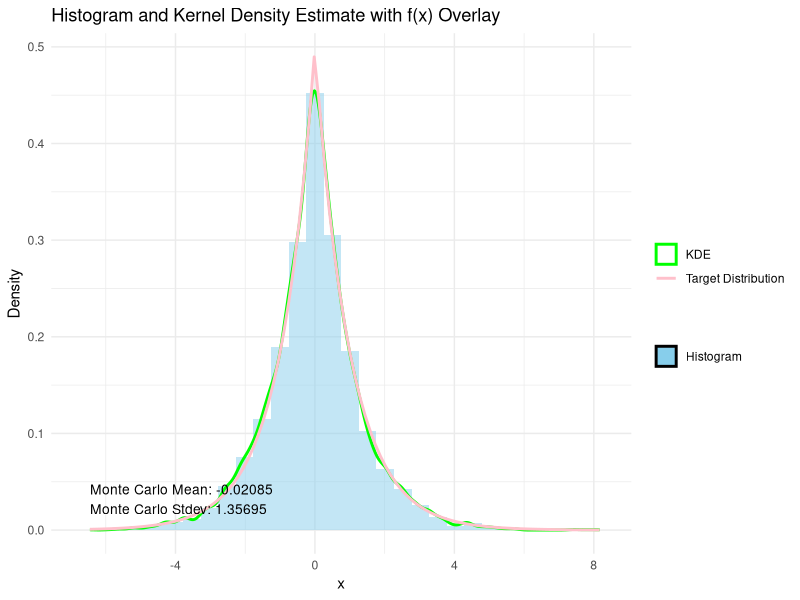
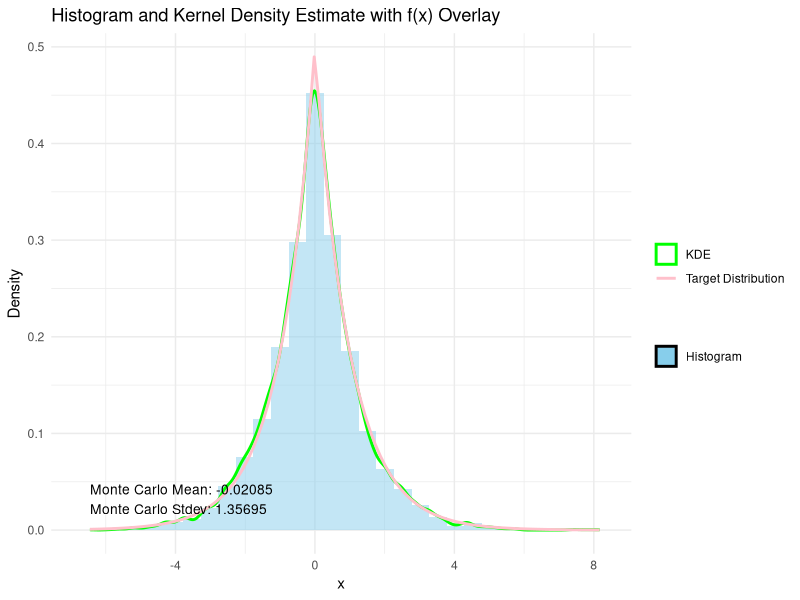

Write the R code that produced these figures, in order.
## ---- chunk 1
knitr::opts_chunk$set(echo = TRUE)
## ---- chunk 2

library(ggplot2)

#Step 1: Set up the initial variables
# Target distribution PDF
f <- function(x) {
  return(0.5 * exp(-abs(x)))
}

# Log of the target distribution for numerical stability
log_f <- function(x) {
  return(log(0.5) - abs(x))
}

#Step 2: Use Random Walk Metropolis Algo

# Random walk Metropolis algorithm
random_walk_metropolis <- function(N, s, x0) {
  samples <- numeric(N)
  samples[1] <- x0  # initial value
  
  for (i in 2:N) {
    x_star <- rnorm(1, mean = samples[i-1], sd = s)  # propose a new state
    log_r <- log_f(x_star) - log_f(samples[i-1])  # compute log of ratio
    u <- log(runif(1))  # log of uniform random number for comparison
    
    if (u < log_r) {
      samples[i] <- x_star  # accept the new state
    } else {
      samples[i] <- samples[i-1]  # reject the new state
    }
  }
  
  return(samples)
}

#Generate Samples + Visualize
# Parameters
N <- 10000
s <- 1
x0 <- 0

# Generate samples
samples <- random_walk_metropolis(N, s, x0)

# Calculate the sample mean and standard deviation
sample_mean <- mean(samples)
sample_std <- sd(samples)

# Visualization: Histogram and Kernel Density Estimate (KDE) with the Actual Distribution Overlay
#What is a KDE: A technique used in statistics to create a smooth curve given a set of data. In the simplest terms, a KDE can be thought of as a smoothed version of a histogram, describing the distribution of a random variable. Its params are smoothness, kernel and bandwidth...
plot <- ggplot(data.frame(x = samples), aes(x = x)) +
  geom_histogram(aes(y = ..density.., fill = "Histogram"), bins = 30, alpha = 0.5) + # Assign fill within aes for legend
  geom_density(aes(color = "KDE"), size = 1) + # Assign color within aes for legend
  stat_function(fun = f, aes(color = "Target Distribution"), size = 1) + # Use aes for color to add to legend
  scale_fill_manual(name = "", values = "skyblue", labels = "Histogram") + # Manual scale for fill
  scale_color_manual(name = "", values = c("KDE" = "green", "Target Distribution" = "pink"), labels = c("KDE", "Target Distribution")) + # Manual scale for color
  labs(title = "Histogram and Kernel Density Estimate with f(x) Overlay",
       x = "x", y = "Density") +
  annotate("text", x = min(samples), y = max(0.5 * exp(-abs(min(samples)))), label = sprintf("Monte Carlo Mean: %.5f\nMonte Carlo Stdev: %.5f", sample_mean, sample_std), hjust = 0, vjust = -0.5, size = 3.5) +
  theme_minimal() +
  guides(fill = guide_legend(override.aes = list(alpha = 1))) 

print(plot)

dir_path <- './r_images'

if(!dir.exists(dir_path)) {
  dir.create(dir_path, recursive=TRUE)
}

ggsave("./r_images/1A_R.png", plot, width = 8, height = 5, dpi = 300)
